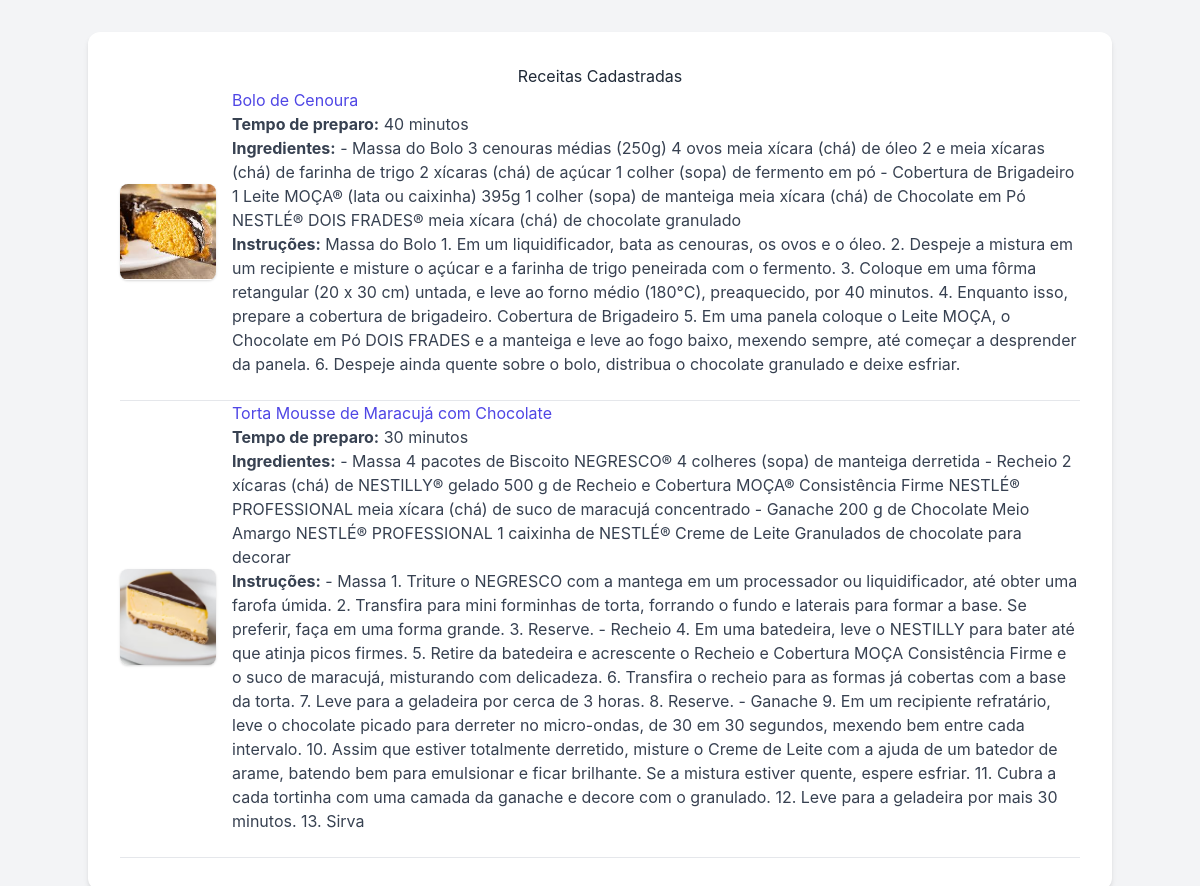
Before: /recipes/ with the older database file.
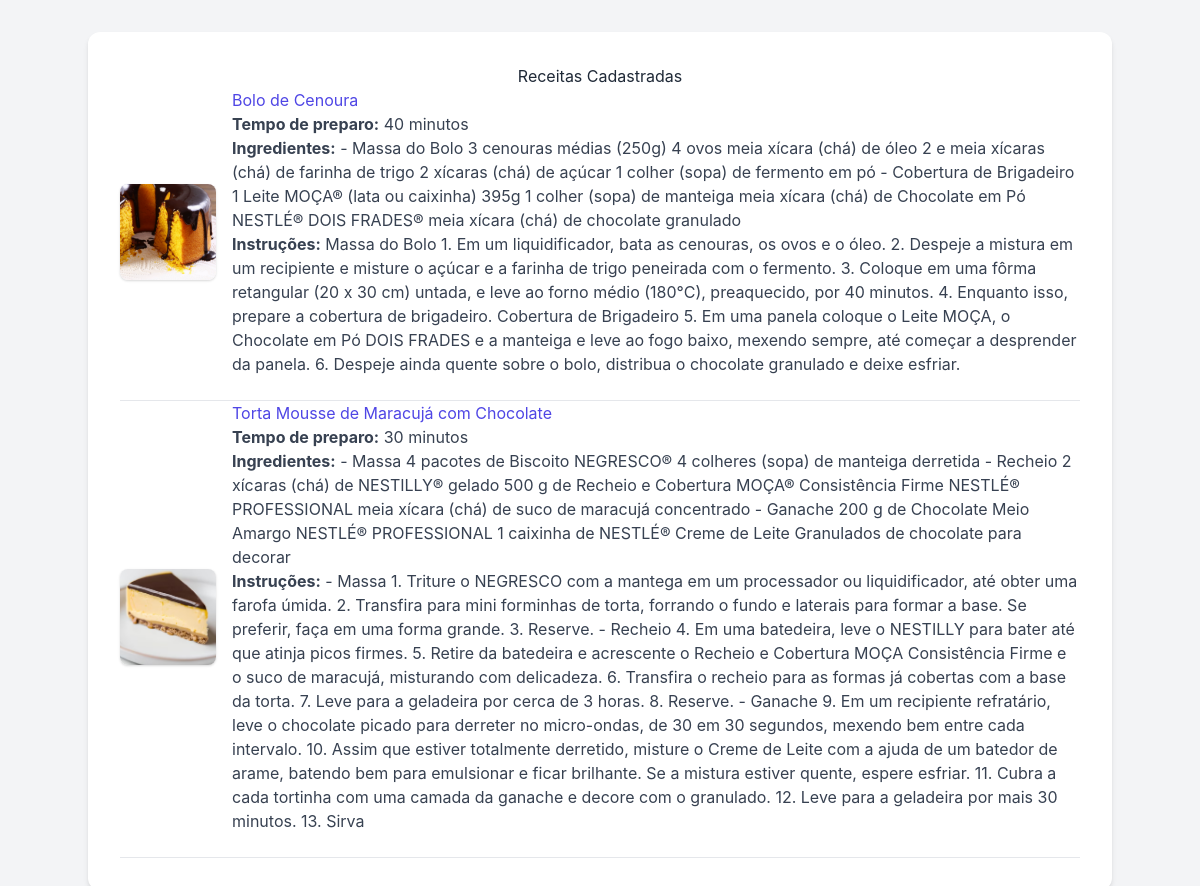
After: the same page with the newer database file.
### recipes/models.py (models this page shows, shortened)
class Recipe(models.Model):
    title = models.CharField(max_length=200)
    ingredients = models.TextField()
    instructions = models.TextField()
    cooking_time = models.IntegerField(help_text='in minutes')
    image = models.ImageField(upload_to='recipes/', blank=True, null=True)
    class Meta:
        verbose_name_plural = 'Recipes'

### recipes/views.py (the view)
# urls.py: path('', views.recipe_list, name='recipe_list'),
def recipe_list(request):
    recipes = Recipe.objects.all()
    return render(request, 'recipes/recipe_list.html', {'recipes': recipes})

### recipes/templates/recipes/recipe_list.html (shortened to what this page needs)
<!DOCTYPE html>
<html lang="pt-br">
<head>
    <script src="https://cdn.tailwindcss.com"></script>
</head>
<body>
    <div class="container">
        <h1>Receitas Cadastradas</h1>
        {% for recipe in recipes %}
            <div class="recipe-item">
                {% if recipe.image %}
                    <img src="{{ recipe.image.url }}" alt="">
                {% endif %}
                <div class="recipe-content">
                    <h2><a href="{% url 'recipe_detail' recipe.pk %}">{{ recipe.title }}</a></h2>
                    <p><strong>Tempo de preparo:</strong> {{ recipe.cooking_time }} minutos</p>
                    <p><strong>Ingredientes:</strong> {{ recipe.ingredients }}</p>
                    <p><strong>Instruções:</strong> {{ recipe.instructions }}</p>
                </div>
            </div>
            <hr>
        {% empty %}
                <p class="empty-message">Nenhuma receita cadastrada.</p>
        {% endfor %}
    </div>
</body>
</html>

### recipes/templates/recipes/recipe_list.html (style rules this page uses)
body { font-family: 'Inter', sans-serif; background-color: #f3f4f6; color: #374151; line-height: 1.6; }
.container { max-width: 800px; margin: 2rem auto; padding: 2rem; background-color: #ffffff; border-radius: 0.75rem; box-shadow: 0 4px 6px -1px rgba(0, 0, 0, 0.1), 0 2px 4px -1px rgba(0, 0, 0, 0.06); }
h1 { color: #1f2937; font-size: 2.25rem; font-weight: 700; margin-bottom: 1.5rem; text-align: center; }
.recipe-item { display: flex; align-items: center; gap: 1rem; margin-bottom: 1.5rem; }
.recipe-item img { width: 96px; height: 96px; object-fit: cover; border-radius: 0.5rem; box-shadow: 0 1px 3px 0 rgba(0, 0, 0, 0.1), 0 1px 2px 0 rgba(0, 0, 0, 0.06); }
.recipe-content { flex-grow: 1; }
h2 { color: #1f2937; font-size: 1.5rem; font-weight: 600; margin-top: 0; margin-bottom: 0.75rem; }
h2 a { color: #4f46e5; text-decoration: none; transition: color 0.2s ease-in-out; }
p { margin-bottom: 0.5rem; }
strong { font-weight: 600; }
hr { border-top: 1px solid #e5e7eb; margin-top: 1.5rem; margin-bottom: 1.5rem; }

Changed rows visible on the page:
changed Recipe "Bolo de Cenoura": image: a different picture
